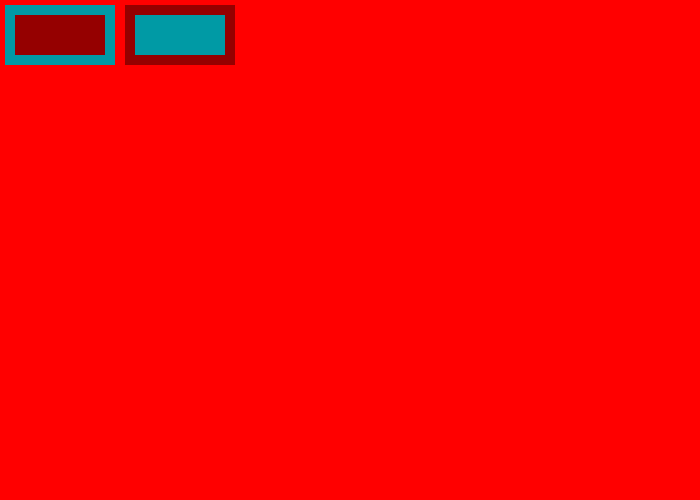
Frame 1 (no input)
Frame 60 (no input): identical to frame 1, image omitted
Frame 120 (the mouse pressed at the canvas centre since frame 60): identical to frame 1, image omitted

The p5.js sketch that drew this single still picture (run headless with seeded random() and noise() and a simulated clock; from frame 60 on, the mouse is pressed at the canvas centre):

// p5.js sketch
// ── sketch.js
function setup()
{
  createCanvas(700,500);
  
}

function draw()
{
	background(255,0,0)

	// change the paint brush to a specific color according to RGB values
	// this color applies only to the inside color of a shape
	fill(149,0,0);

	// change the paint brush to a specific color according to RGB values
	// this color applies only to the outside color of a shape
	stroke(0,154,165);

	// modifies the thickness of the border of an object
	strokeWeight(10);


	rect(10,10,100,50);


	fill(0,154,165);    
	stroke(149,0,0);
	strokeWeight(10);

	rect(130,10,100,50);
		

}
